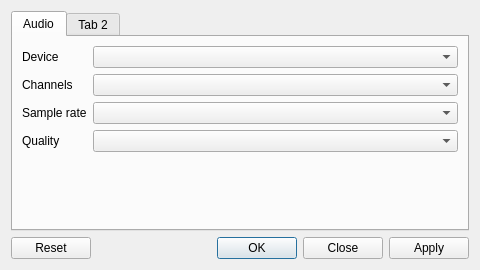
<?xml version="1.0" encoding="UTF-8"?>
<ui version="4.0">
 <class>configWindow</class>
 <widget class="QDialog" name="configWindow">
  <property name="geometry">
   <rect>
    <x>0</x>
    <y>0</y>
    <width>480</width>
    <height>270</height>
   </rect>
  </property>
  <property name="windowTitle">
   <string>Dialog</string>
  </property>
  <layout class="QGridLayout" name="gridLayout">
   <item row="3" column="0">
    <widget class="QDialogButtonBox" name="buttonBox">
     <property name="standardButtons">
      <set>QDialogButtonBox::Apply|QDialogButtonBox::Close|QDialogButtonBox::Ok|QDialogButtonBox::Reset</set>
     </property>
    </widget>
   </item>
   <item row="2" column="0">
    <widget class="QTabWidget" name="tabWidget">
     <property name="currentIndex">
      <number>0</number>
     </property>
     <widget class="QWidget" name="audioTab">
      <attribute name="title">
       <string>Audio</string>
      </attribute>
      <layout class="QGridLayout" name="gridLayout_2" columnstretch="0,1">
       <item row="2" column="0">
        <widget class="QLabel" name="audioSamplerateLabel">
         <property name="text">
          <string>Sample rate</string>
         </property>
        </widget>
       </item>
       <item row="0" column="1">
        <widget class="QComboBox" name="audioDeviceComboBox"/>
       </item>
       <item row="1" column="0">
        <widget class="QLabel" name="audioChannelsLabel">
         <property name="text">
          <string>Channels</string>
         </property>
        </widget>
       </item>
       <item row="1" column="1">
        <widget class="QComboBox" name="audioChannelsComboBox"/>
       </item>
       <item row="4" column="0">
        <spacer name="verticalSpacer">
         <property name="orientation">
          <enum>Qt::Vertical</enum>
         </property>
         <property name="sizeHint" stdset="0">
          <size>
           <width>20</width>
           <height>40</height>
          </size>
         </property>
        </spacer>
       </item>
       <item row="0" column="0">
        <widget class="QLabel" name="audioDeviceLabel">
         <property name="text">
          <string>Device</string>
         </property>
        </widget>
       </item>
       <item row="2" column="1">
        <widget class="QComboBox" name="AudioSamplerateComboBox"/>
       </item>
       <item row="3" column="1">
        <widget class="QComboBox" name="audioQualityComboBox"/>
       </item>
       <item row="3" column="0">
        <widget class="QLabel" name="audioQualityLabel">
         <property name="text">
          <string>Quality</string>
         </property>
        </widget>
       </item>
      </layout>
     </widget>
     <widget class="QWidget" name="tab_2">
      <attribute name="title">
       <string>Tab 2</string>
      </attribute>
     </widget>
    </widget>
   </item>
  </layout>
 </widget>
 <resources/>
 <connections/>
</ui>
